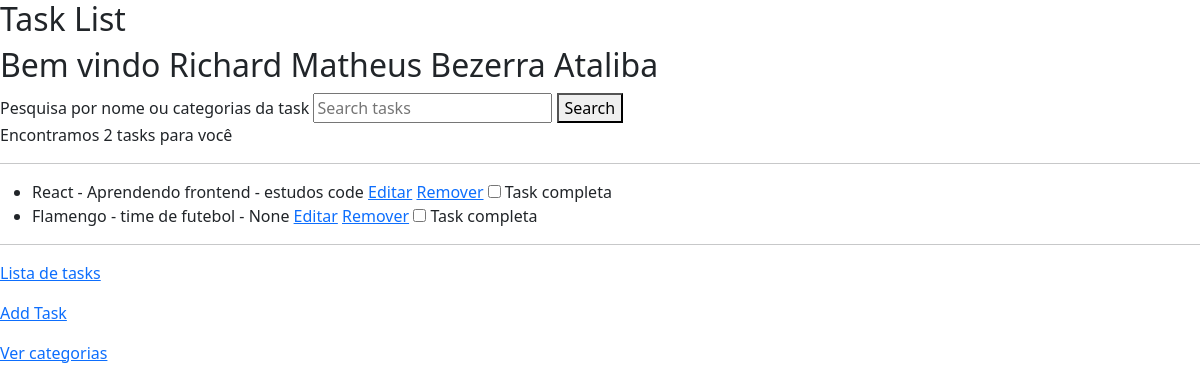
The app's page / (signed in), older data.
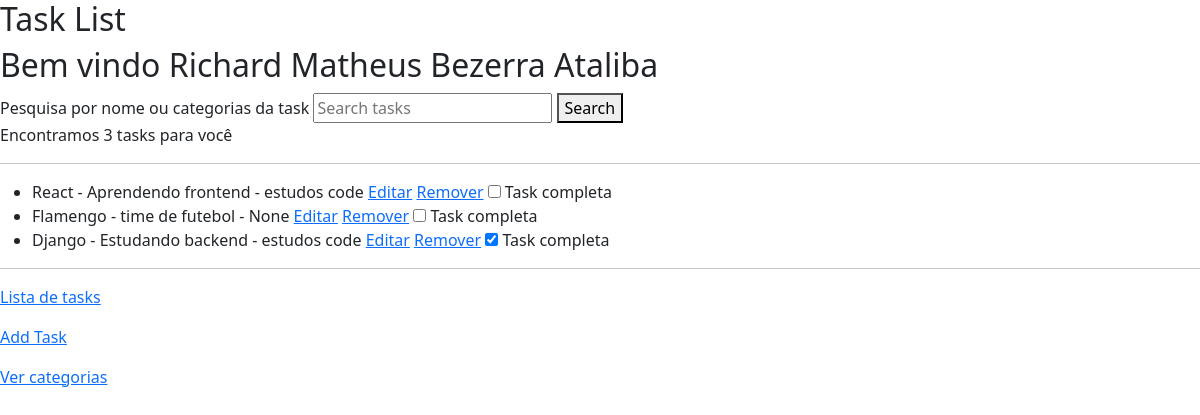
The same page, newer data.
### lizetest/todo/models.py (models this page shows, shortened)
class Task(BaseModel):
    title = models.CharField(max_length=255)
    description = models.TextField()
    category = models.ForeignKey(Category, on_delete=models.SET_NULL, null=True, blank=True)
    completion_date = models.DateTimeField(null=True, blank=True)
    completed = models.BooleanField(default=False)
    author = models.ForeignKey(User,on_delete=models.CASCADE,blank=True)

### lizetest/category/models.py (models this page shows)
class Category(BaseModel):
    name = models.CharField(max_length=255)
    author = models.ForeignKey(User,on_delete=models.CASCADE,blank=True)
    def __str__(self):
        return self.name

### lizetest/todo/views.py (the view)
# urls.py: path('', TaskListView.as_view(), name='task_list'),
class TaskListView(ListView,BaseViews):
    model = Task
    template_name = 'task_list.html'
    context_object_name = 'tasks'
    def get_queryset(self):
        queryset = Task.objects.filter(author=self.request.user)
        query = self.request.GET.get('query_task')
        if query:
            queryset = queryset.filter(
                Q(title__icontains=query) |
                Q(category__name__icontains=query)
            )
        return queryset
    def get_context_data(self, **kwargs):
        context = super().get_context_data(**kwargs)
        context['number_tasks'] = self.get_queryset().count()
        context['user'] = self.request.user.name
        return context

### lizetest/core/models.py (called while the page is built)
    def dispatch(self, request, *args, **kwargs):
        if not request.user.is_authenticated:
            return redirect('accounts:login')
        return super().dispatch(request, *args, **kwargs)

### lizetest/todo/templates/task_list.html (shortened to what this page needs)
{% extends 'base.html' %}
{% block content %}
  <h2>Task List</h2>
  <h2>Bem vindo {{user}}</h2>
  <form method="GET" action="{% url 'todo:task_list' %}">
    <label for="">Pesquisa por nome ou categorias da task</label>
    <input type="text" name="query_task" placeholder="Search tasks">
    <button type="submit">Search</button>
  </form>
  <p>Encontramos {{number_tasks}} tasks para você</p><hr>
  <ul>
    {% for task in tasks %}
      <li>
        {{ task.title }} - {{ task.description }} - {{ task.category }}
        <a href="{% url 'todo:task_edit' pk=task.pk %}">Editar</a>
        <a href="{% url 'todo:task_delete' pk=task.pk %}">Remover</a>
        <input data-task-id="{{ task.pk }}" class="completed_checkbox" type="checkbox" {% if task.completed %}checked{% endif %}>
        <label for=""> Task completa</label>
      </li>
    {% endfor %}
  </ul>
  <hr>
  <p><a href="{% url 'todo:task_list' %}">Lista de tasks</a></p>
  <p><a href="{% url 'todo:task_create' %}">Add Task</a></p>
  <p><a href="{% url 'category:category_list' %}">Ver categorias</a></p>
{% endblock %}

Row changes from the older to the newer data that the page shows:
added Task: title "Django", description "Estudando backend", category "estudos code", completed "☑"
Text that changed along with them:
{{ number_tasks }}: "2" → "3"
